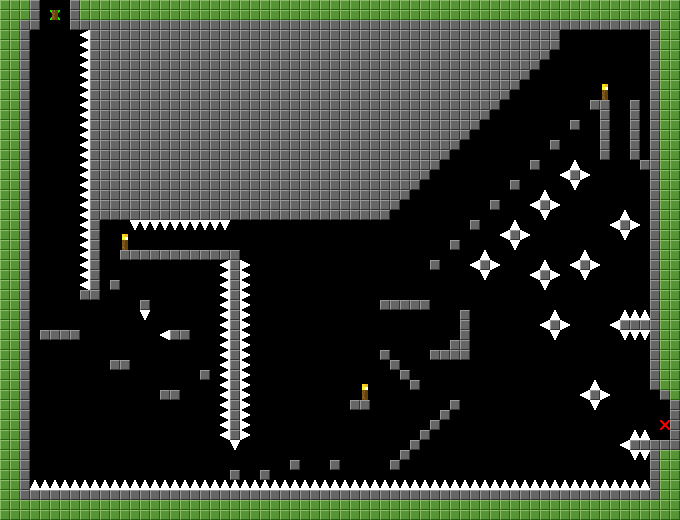

This is a level from a 2D game, rendered from its Tiled map with the project's own tilesets. A one-line summary and the map file follow, with tile-layer data summarised:
An orthogonal 68x52 tile map with 10x10 px tiles, 3 tile layers (collision, platforms, map), 2 tilesets.

<map version="1.0" orientation="orthogonal" width="68" height="52" tilewidth="10" tileheight="10">
 <tileset firstgid="1" name="10pixTiles" tilewidth="10" tileheight="10">
  <image source="10pixTiles.PNG" width="60" height="20" />
  <tile id="0">
   <properties>
    <property name="Type" value="collision" />
   </properties>
  </tile>
  <tile id="5">
   <properties>
    <property name="Type" value="platform" />
   </properties>
  </tile>
  <tile id="7">
   <properties>
    <property name="Type" value="checkpoint" />
   </properties>
  </tile>
  <tile id="10">
   <properties>
    <property name="Type" value="end" />
   </properties>
  </tile>
  <tile id="11">
   <properties>
    <property name="Type" value="start" />
   </properties>
  </tile>
 </tileset>
 <tileset firstgid="13" name="10pixSpikes" tilewidth="10" tileheight="10">
  <image source="10pixSpikes.png" width="20" height="20" />
  <tile id="0">
   <properties>
    <property name="Type" value="spike" />
   </properties>
  </tile>
  <tile id="1">
   <properties>
    <property name="Type" value="spike" />
   </properties>
  </tile>
  <tile id="2">
   <properties>
    <property name="Type" value="spike" />
   </properties>
  </tile>
  <tile id="3">
   <properties>
    <property name="Type" value="spike" />
   </properties>
  </tile>
 </tileset>
 <layer name="collision" width="68" height="52">
  <data>[3536 cells, 2 non-empty, 2 distinct tile ids]</data>
 </layer>
 <layer name="platforms" width="68" height="52">
  <data>[3536 cells, 0 non-empty, 0 distinct tile ids]</data>
 </layer>
 <layer name="map" width="68" height="52">
  <data>[3536 cells, 1717 non-empty, 8 distinct tile ids]</data>
 </layer>
</map>
